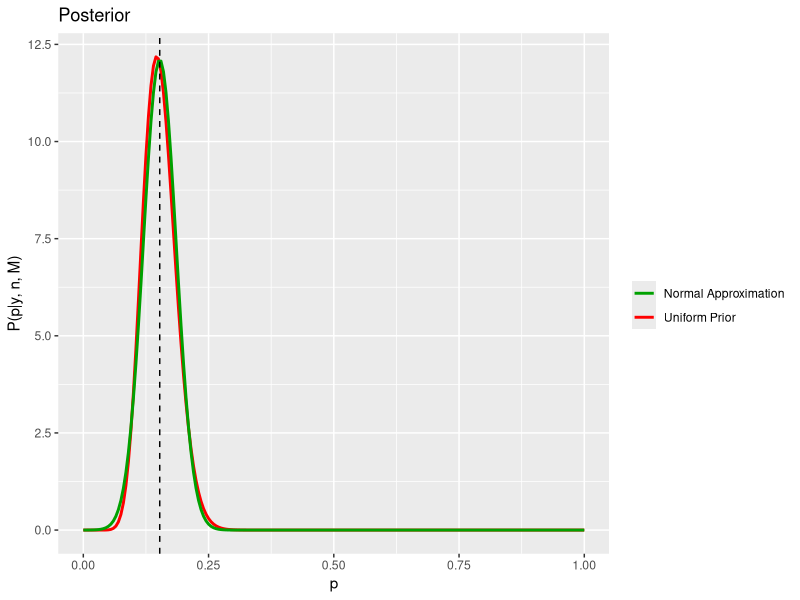
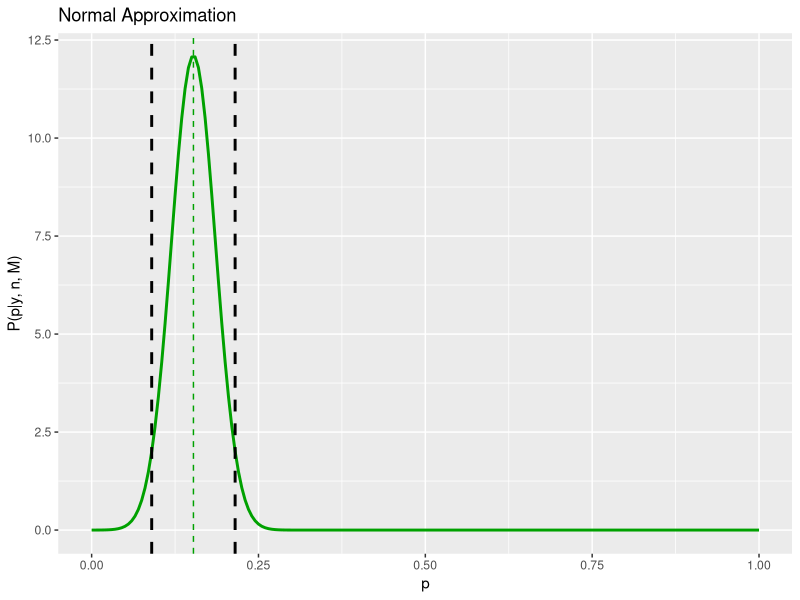
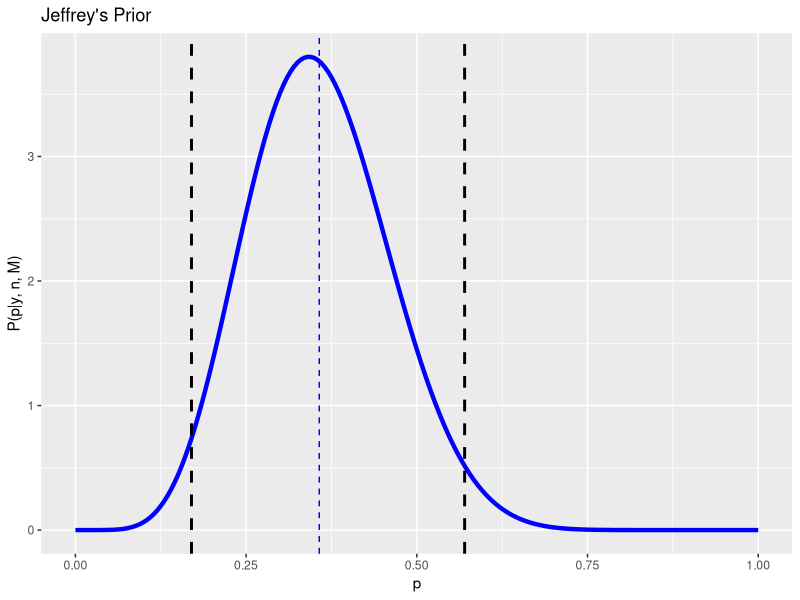
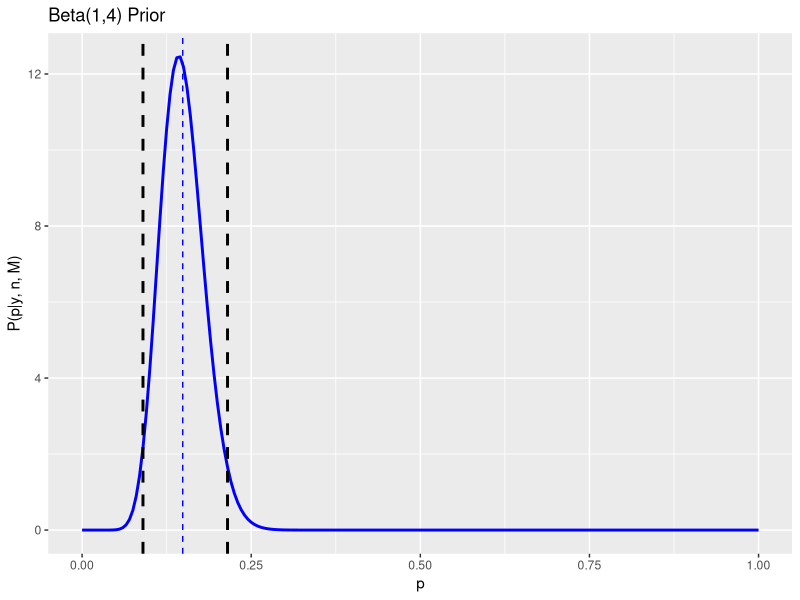
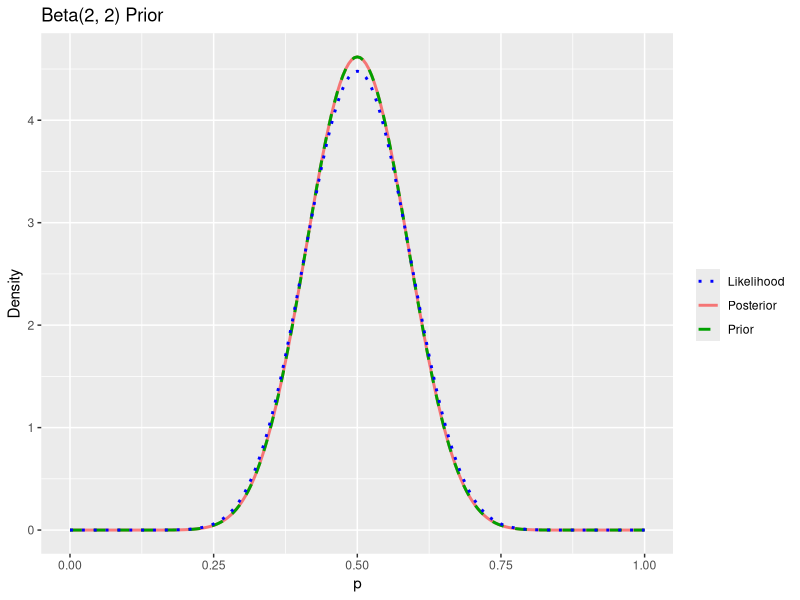
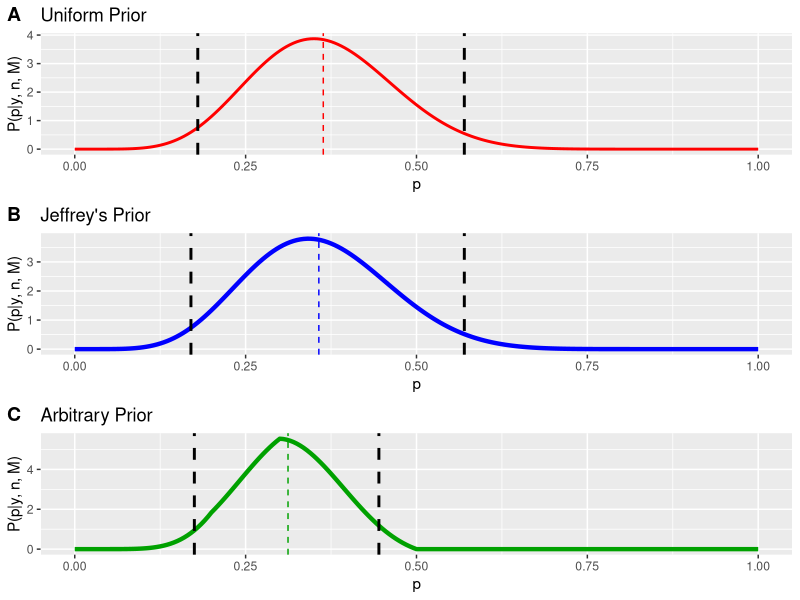
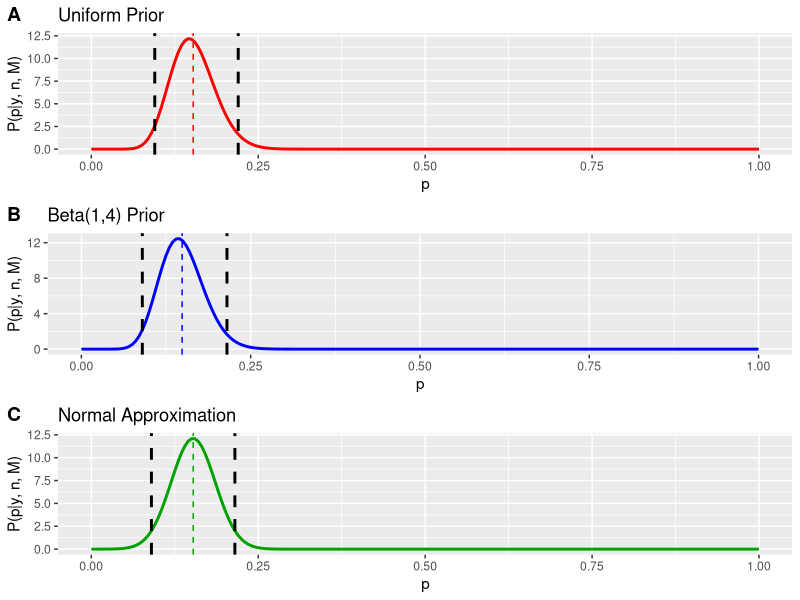
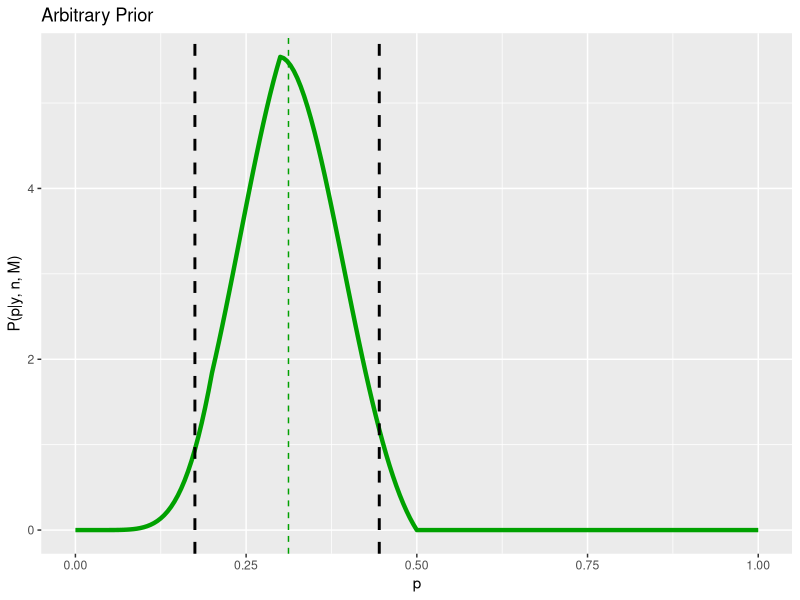

Here is the R script that generated these plots, in order:
# Enrico Lupi, 2090596, 7 May 2023

# LABORATORY 2

library(tidyverse)
library(ggpubr)
library(gridExtra)
library(grid)

# Auxiliary variables to save plots
save_images <- FALSE
save_pdf <- FALSE

# Probability values
p <- seq(0, 1, length.out = 201)
n_p <- length(p)
delta_p <- p[2] - p[1]


# EXERCISE 1

# study the binomial inference for a study that reports y = 7
# successes in n = 20 independent trial

y <- 7
n <- 20

# Using a uniform distribution, the posterior pdf is simply
# proportional to the Likelihood, a Binomial distribution with
# n = 20 and y successes
post_unif <-  dbinom(x = y, size = n, prob = p)
# We still have to normalise it as it was normalised in y and not in p
post_unif <- post_unif / (delta_p * sum(post_unif))


# The Jeffrey's prior for Bernoulli trials is the arcsin distribution,
# that is a Beta distribution with
alpha_prior <- 0.5
beta_prior <- 0.5
# Using a Beta prior, the posterior is a Beta distribution with
alpha <- alpha_prior + y
beta <- beta_prior + n - y

post_beta <- dbeta(x = p, shape1 = alpha, shape2 = beta)
post_beta <- post_beta / (delta_p * sum(post_beta))


# Using an arbitrary step function as a prior
prior_g <- function(p) {
    ifelse(p <= 0.2, p,
        ifelse(0.2 < p && p <= 0.3, 0.2,
            ifelse(0.3 < p && p <= 0.5, 0.5 - p, 0)))
}

# To obtain the posterior we need to multiply the prior by the likelihood
# (a Bernoulli distribution) and then normalise

post_g <- rep(0, length(p))
for (i in seq(1, length(post_g))){
    post_g[i] <- dbinom(x = y, size = n, prob = p[i]) * prior_g(p[i])
}
post_g <- post_g / (delta_p * sum(post_g))


# PART 1 : plot the posterior distribution and summarize the results
#          computing the first two moments

# We will compute the mean and variance numerically using their definitions

mean_unif <- delta_p * sum(p * post_unif)
var_unif  <- delta_p * sum((p - mean_unif)^2 * post_unif)

mean_beta <- delta_p * sum(p * post_beta)
var_beta  <- delta_p * sum((p - mean_beta)^2 * post_beta)

mean_g <- delta_p * sum(p * post_g)
var_g  <- delta_p * sum((p - mean_g)^2 * post_g)

# Plot the results

g_posterior <- ggplot() +
               geom_line(aes(x = p, y = post_unif, color = "Uniform Prior"),
                         linewidth = 1, linetype = 1) +
               geom_line(aes(x = p, y = post_beta, color = "Jeffrey's Prior"),
                         linewidth = 1, linetype = 1) +
               geom_line(aes(x = p, y = post_g,    color = "Arbitrary Prior g"),
                         linewidth = 1, linetype = 1) +
               geom_vline(xintercept = mean_unif,
                          linetype = 2, color = "red") +
               geom_vline(xintercept = mean_beta,
                          linetype = 2, color = "blue") +
               geom_vline(xintercept = mean_g,
                          linetype = 2, color = "#00a100") +
               scale_color_manual(values = c("#00a100",
                                             "blue",
                                             "red")) +
               labs(x = "p", y = "P(p|y, n, M)",
                    title = "Posterior", color = "")

if (save_images) {
    ggsave("Ex3-1_posteriors.png", g_posterior)
}


# PART 2 : compute a 95% credibility interval and give
#          the results in a summary table

# We will compute a symmetrical credibility interval with equal probability
# in the two tails, thus centered around the median

cred_interval <- function(val, p, post, dp = delta_p) {
    limits <- c(0, 0)
    # compute the integral in each tail
    v <- (1 - val) / 2
    sum <- 0
    for (i in seq(1, length(p))) {
        sum <- sum + dp * post[i]
        # take the first value when the integral surpasses the
        # desired value
        if (sum >= v) {
            limits[1] <- p[i]
            break
        }
    }
    sum <- 0
    # do the same but for the right tail
    for (i in seq(length(p), 1, -1)) {
        sum <- sum + dp * post[i]
        if (sum >= v) {
            limits[2] <- p[i]
            break
        }
    }
    return(limits)
}

lim_unif <- cred_interval(0.95, p, post_unif)
lim_beta <- cred_interval(0.95, p, post_beta)
lim_g    <- cred_interval(0.95, p, post_g)

val_unif <- c(mean_unif, var_unif, lim_unif) |> round(digits = 3)
val_beta <- c(mean_beta, var_beta, lim_beta) |> round(digits = 3)
val_g    <- c(mean_g,    var_g,    lim_g)    |> round(digits = 3)

df <- data.frame(val_unif, val_beta, val_g)
rownames(df) <- c("Mean", "Var", "95% C.I. Left", "95% C.I. Right")
colnames(df) <- c("Uniform P.", "Jeffrey's P.", "Arbitrary P. g")


# PART 3 : draw the limits on the plot of the posterior distribution

g_unif <- ggplot() +
          geom_line(aes(x = p, y = post_unif), color = "red",
                    linewidth = 1, linetype = 1) +
          geom_vline(xintercept = mean_unif,
                     linetype = "dashed", color = "red") +
          geom_vline(xintercept = lim_unif[1], linewidth = 1,
                     linetype = "dashed", color = "black") +
          geom_vline(xintercept = lim_unif[2], linewidth = 1,
                     linetype = "dashed", color = "black") +
          labs(x = "p", y = "P(p|y, n, M)",
                    title = "Uniform Prior", color = "")

g_beta <- ggplot() +
          geom_line(aes(x = p, y = post_beta), color = "blue",
                    linewidth = 1.5, linetype = 1) +
          geom_vline(xintercept = mean_beta,
                     linetype = "dashed", color = "blue") +
          geom_vline(xintercept = lim_beta[1], linewidth = 1,
                     linetype = "dashed", color = "black") +
          geom_vline(xintercept = lim_beta[2], linewidth = 1,
                     linetype = "dashed", color = "black") +
          labs(x = "p", y = "P(p|y, n, M)",
                    title = "Jeffrey's Prior", color = "")

g_g    <- ggplot() +
          geom_line(aes(x = p, y = post_g),    color = "#00a100",
                    linewidth = 1.5, linetype = 1) +
          geom_vline(xintercept = mean_g,
                     linetype = "dashed", color = "#00a100") +
          geom_vline(xintercept = lim_g[1], linewidth = 1,
                     linetype = "dashed", color = "black") +
          geom_vline(xintercept = lim_g[2], linewidth = 1,
                     linetype = "dashed", color = "black") +
          labs(x = "p", y = "P(p|y, n, M)",
                    title = "Arbitrary Prior", color = "")

g_cred <- ggarrange(g_unif, g_beta, g_g,
                    labels = c("A", "B", "C"),
                    ncol = 1, nrow = 3)

if (save_images) {
    ggsave("Ex3-1_CIplot.png", width = 6300, units = "px")
}


# ---------------------------------------------------------------------- #


# EXERCISE 2


# This is once again a case of inference for Binomial distribution with n trials
# and y successes (when the sample contains Giard cystis)
n2 <- 116
y2 <- 17

# We can use again the results of the previous exercise
# Using a uniform distribution, the posterior pdf is simply
# proportional to the Likelihood, a Binomial distribution with
# n = 116 and y = 17 successes
post2_unif <- dbinom(x = y2, size = n2, prob = p)
post2_unif <- post2_unif / (delta_p * sum(post2_unif))


# Using a Beta prior with
alpha2_prior <- 1
beta2_prior <- 4
# the posterior is a Beta distribution with
alpha2 <- alpha2_prior + y2
beta2 <- beta2_prior + n2 - y2

post2_beta <- dbeta(x = p, shape1 = alpha2, shape2 = beta2)
post2_beta <- post2_beta / (delta_p * sum(post2_beta))


# PART 1 : plot the posterior distribution and summarize the results
#          computing the first two moments

mean2_unif <- delta_p * sum(p * post2_unif)
var2_unif  <- delta_p * sum((p - mean2_unif)^2 * post2_unif)

mean2_beta <- delta_p * sum(p * post2_beta)
var2_beta  <- delta_p * sum((p - mean2_beta)^2 * post2_beta)

# The resulting plot is
g_posterior2 <- ggplot() +
                geom_line(aes(x = p, y = post2_unif, color = "Uniform Prior"),
                          linewidth = 1, linetype = 1) +
                geom_line(aes(x = p, y = post2_beta,
                              color = "Beta(1, 4) Prior"),
                          linewidth = 1, linetype = 1) +
                geom_vline(xintercept = mean2_unif,
                           linetype = "dashed", color = "red") +
                geom_vline(xintercept = mean2_beta,
                           linetype = "dashed", color = "blue") +
                scale_color_manual(values = c("blue",
                                              "red")) +
                labs(x = "p", y = "P(p|y, n, M)",
                     title = "Posterior", color = "")

if (save_images) {
    ggsave("Ex3-2_posterior.png", width = 4200, units = "px")
}


# PART 2 : find a normal approximation for the posterior g(p|y)

# We can use as a normal approximation for the posterior the gaussian curve
# that has the same mean and variation of the posterior. Since they are very
# similar, we can use the posterior obtained either with a uniform prior or
# with a Beta(1,4) prior without any effective difference

post2_approx <- dnorm(p, mean = mean2_unif, sd = sqrt(var2_unif))

g_approx <- ggplot() +
            geom_line(aes(x = p, y = post2_unif, color = "Uniform Prior"),
                      linewidth = 1, linetype = 1) +
            geom_line(aes(x = p, y = post2_approx,
                          color = "Normal Approximation"),
                      linewidth = 1, linetype = 1) +
            geom_vline(xintercept = mean2_unif,
                       linetype = "dashed", color = "black") +
            scale_color_manual(values = c("#00a100",
                                          "red")) +
            labs(x = "p", y = "P(p|y, n, M)",
                 title = "Posterior", color = "")

if (save_images) {
    ggsave("Ex3-2_normalApprox.png")
}


# PART 3 : compute a 95% credibility interval and give
#          the results in a summary table

lim2_unif   <- cred_interval(0.95, p, post2_unif)
lim2_beta   <- cred_interval(0.95, p, post2_beta)
lim2_approx <- cred_interval(0.95, p, post2_approx)

val2_unif   <- c(mean2_unif, var2_unif,   lim2_unif) |> round(digits = 3)
val2_beta   <- c(mean2_beta, var2_beta,   lim2_beta) |> round(digits = 3)
val2_approx <- c(mean2_unif, var2_unif, lim2_approx) |> round(digits = 3)

df2 <- data.frame(val2_unif, val2_beta, val2_approx)
rownames(df2) <- c("Mean", "Var", "95% C.I. Left", "95% C.I. Right")
colnames(df2) <- c("Uniform P.", "Beta(1,4) P.", "Normal Approximation")


# PART 4 : draw the limits on the plot of the posterior distribution

g_unif2 <- ggplot() +
           geom_line(aes(x = p, y = post2_unif), color = "red",
                     linewidth = 1, linetype = 1) +
           geom_vline(xintercept = mean2_unif,
                      linetype = "dashed", color = "red") +
           geom_vline(xintercept = lim2_unif[1], linewidth = 1,
                      linetype = "dashed", color = "black") +
           geom_vline(xintercept = lim2_unif[2], linewidth = 1,
                      linetype = "dashed", color = "black") +
           labs(x = "p", y = "P(p|y, n, M)",
                title = "Uniform Prior", color = "")

g_beta2 <- ggplot() +
           geom_line(aes(x = p, y = post2_beta), color = "blue",
                     linewidth = 1, linetype = 1) +
           geom_vline(xintercept = mean2_beta,
                      linetype = "dashed", color = "blue") +
           geom_vline(xintercept = lim2_beta[1], linewidth = 1,
                      linetype = "dashed", color = "black") +
           geom_vline(xintercept = lim2_beta[2], linewidth = 1,
                      linetype = "dashed", color = "black") +
           labs(x = "p", y = "P(p|y, n, M)",
                title = "Beta(1,4) Prior", color = "")

g_approx2 <- ggplot() +
             geom_line(aes(x = p, y = post2_approx), color = "#00a100",
                      linewidth = 1, linetype = 1) +
             geom_vline(xintercept = mean2_unif,
                        linetype = "dashed", color = "#00a100") +
             geom_vline(xintercept = lim2_approx[1], linewidth = 1,
                        linetype = "dashed", color = "black") +
             geom_vline(xintercept = lim2_approx[2], linewidth = 1,
                        linetype = "dashed", color = "black") +
             labs(x = "p", y = "P(p|y, n, M)",
                  title = "Normal Approximation", color = "")

g_cred2 <- ggarrange(g_unif2, g_beta2, g_approx2,
                     labels = c("A", "B", "C"),
                     ncol = 1, nrow = 3)

if (save_images) {
    ggsave("Ex3-2_CIplot.png", width = 6300, units = "px")
}


# ---------------------------------------------------------------------- #


# EXERCISE 3

# Once again, we are dealing with a Binomial distribution with n trials
# and y successes (Head outcome in the coin toss)
n3 <- 30
y3 <- 15


# PART 1 : assuming a flat prior, and a beta prior, plot the likelihood
#          prior and posterior distributions for the data set

# The likelihood is a Binomial distribution with the number of successes
# as the variable and their probability as a fixed parameter.
# We can also compute what is the likelihood of obtaining y3 successes
# as a function of the probability p. As it is not a distribution in p
# we need to normalise it

like <- dbinom(x = y3, size = n3, prob = p)
like <- like / (delta_p * sum(like))

# We will use a uniform U(0,1) prior
prior_unif <- dunif(x = p, min = 0, max = 1)
# and a Beta prior with
alpha3_prior <- 2
beta3_prior <- 2
# as we assume that a fair coin is more probable
prior_beta <- dbeta(x = p, shape1 = alpha3_prior, shape2 = beta3_prior)

# The posterior distrbution are, respectively, proportional to the likelihood
post3_unif <- like
# and a Beta distribuion with
alpha3 <- alpha3_prior + y3
beta3 <- beta3_prior + n3 - y3
post3_beta <- dbeta(x = p, shape1 = alpha3, shape2 = beta3)
post3_beta <- post3_beta / (delta_p * sum(post3_beta))

# plotting the results we have
g_unif3 <-  ggplot() +
            geom_line(aes(x = p, y = post3_unif, color = "Posterior"),
                      linewidth = 1, linetype = 1, alpha = 0.5) +
            geom_line(aes(x = p, y = prior_unif, color = "Prior"),
                      linewidth = 1, linetype = 2) +
            geom_line(aes(x = p, y = like, color = "Likelihood"),
                      linewidth = 1, linetype = 3) +
            scale_color_manual(values = c("blue",
                                          "red",
                                          "#00a100")) +
            labs(x = "p", y = "Density",
                 title = "Uniform Prior", color = "")

g_beta3 <-  ggplot() +
            geom_line(aes(x = p, y = post3_beta, color = "Posterior"),
                      linewidth = 1, linetype = 1, alpha = 0.5) +
            geom_line(aes(x = p, y = prior_beta, color = "Prior"),
                      linewidth = 1, linetype = 2) +
            geom_line(aes(x = p, y = like, color = "Likelihood"),
                      linewidth = 1, linetype = 3) +
            scale_color_manual(values = c("blue",
                                          "red",
                                          "#00a100")) +
            labs(x = "p", y = "Density",
                 title = "Beta(2, 2) Prior", color = "")

g_post3 <- ggarrange(g_unif3, g_beta3,
                    labels = c("A", "B"),
                    ncol = 1, nrow = 2,
                    common.legend = TRUE)

if (save_images) {
    ggsave("Ex3-3_posterior.png", width = 4200, units = "px")
}


# PART 2 : evaluate the most probable value for the coin probability p
#          and, integrating the posterior probability distribution,
#          give an estimate for a 95% credibility interval.

# The most probable outcome for the probability p is
mode3_unif <- p[which.max(post3_unif)]
mode3_beta <- p[which.max(post3_beta)]
# both return the same value, 0.5

# The 95% credibility interval limits are
lim3_unif   <- cred_interval(0.95, p, post3_unif)
lim3_beta   <- cred_interval(0.95, p, post3_beta)


val3_unif   <- c(mode3_unif, lim3_unif) |> round(digits = 3)
val3_beta   <- c(mode3_beta, lim3_beta) |> round(digits = 3)

df3 <- data.frame(val3_unif, val3_beta)
rownames(df3) <- c("Mode", "95% C.I. Left", "95% C.I. Right")
colnames(df3) <- c("Uniform P.", "Beta(2,2) P.")


# PART 3 : Repeat the same analysis assuming a sequential analysis of the
#          data. Show how the most probable value and the credibility
#          interval change as a function of the number of coin tosses

# get number of successes after every trial
ns <- seq(1, n3)
ys <- rep(0, n3)
res <- strsplit("TTTTTHTTHHTTHHHTHTHTHHTHTHTHHH", "")[[1]]
for (i in seq(1, length(res))) {
  if (res[i] == "H") {
    ys[i] <- 1
    }
}

modes_unif   <- rep(0, n3)
lims_unif_sx <- rep(0, n3)
lims_unif_dx <- rep(0, n3)
modes_beta   <- rep(0, n3)
lims_beta_sx <- rep(0, n3)
lims_beta_dx <- rep(0, n3)

for (i in ns) {
    # compute likelihood of the i-th extraction
    likelihood <- dbinom(x = ys[i], size = 1, prob = p)

    # compute posteriors
    posts_unif <- likelihood * prior_unif
    posts_unif <- posts_unif / (delta_p * sum(posts_unif))

    posts_beta <- likelihood * prior_beta
    posts_beta <- posts_beta / (delta_p * sum(posts_beta))

    modes_unif[i] <- p[which.max(posts_unif)]
    modes_beta[i] <- p[which.max(posts_beta)]
    lims_unif <- cred_interval(0.95, p, posts_unif)
    lims_unif_sx[i] <- lims_unif[1]
    lims_unif_dx[i] <- lims_unif[2]
    lims_beta <- cred_interval(0.95, p, posts_beta)
    lims_beta_sx[i] <- lims_unif[1]
    lims_beta_dx[i] <- lims_unif[2]

    # update prior for the next loop using current posterior
    prior_unif <- posts_unif
    prior_beta <- posts_beta
}

g_iteru <- ggplot() +
           geom_errorbar(aes(x = ns, y = modes_unif,
                             ymin = lims_unif_sx, ymax = lims_unif_dx,
                             color = "Sequential C.I."),
                         width = 1, ) +
           geom_line(aes(x = ns, y = modes_unif),
                     linewidth = 0.5, linetype = 2) +
           geom_point(aes(x = ns, y = modes_unif,
                          color = "Sequential Mode"), size = 2) +
           geom_hline(aes(color = "One-step Mode",
                          yintercept = mode3_unif)) +
           geom_hline(aes(yintercept = lim3_unif[1],
                          color = "One-step C.I."),
                      linetype = "dashed") +
           geom_hline(yintercept = lim3_unif[2],
                      linetype = "dashed", color = "#ff5664") +
           scale_color_manual(values = c("#ff5664",
                                         "red",
                                         "#767676",
                                         "black")) +
           labs(x = "n", y = "",
                title = "Uniform Prior", color = "")

g_iterb <- ggplot() +
           geom_errorbar(aes(x = ns, y = modes_beta,
                             ymin = lims_beta_sx, ymax = lims_beta_dx,
                             color = "Sequential C.I."),
                         width = 1, ) +
           geom_line(aes(x = ns, y = modes_beta),
                     linewidth = 0.5, linetype = 2) +
           geom_point(aes(x = ns, y = modes_beta,
                          color = "Sequential Mode"), size = 2) +
           geom_hline(aes(color = "One-step Mode",
                          yintercept = mode3_beta)) +
           geom_hline(aes(yintercept = lim3_beta[1],
                          color = "One-step C.I."),
                      linetype = "dashed") +
           geom_hline(yintercept = lim3_beta[2],
                      linetype = "dashed", color = "#46b6dc") +
           scale_color_manual(values = c("#46b6dc",
                                         "blue",
                                         "#767676",
                                         "black")) +
           labs(x = "n", y = "",
                title = "Beta(2,2) Prior", color = "")

g_iter <- ggarrange(g_iteru, g_iterb,
                    labels = c("A", "B"),
                    ncol = 1, nrow = 2,
                    common.legend = FALSE)

if (save_images) {
    ggsave("Ex3-3_iter.png", width = 4200, units = "px")
}


# PART 4 : Do you get a different results, by analyzing the data sequentially
#          with respect to a one-step analysis?

# We get the same result, which is expected as we are doing the same operation
# from an analytical point of view. The binomial distribution is, save for
# normalisation factors, the product of the single Bernoulli probabilities,
# so we get the same result by multiplying the prior for the binomial in the
# one-step analysis or by multiplying the prior for the single Bernoulli
# probability at each step in the sequential analysis. The advantage of the
# sequential analysis is that, if we have a particular goal, we can check if we
# have reached it at every step and stop if so, saving resources.



# ---------------------------------------------------------------------- #


# EXERCISE 4

# set the constants of the experiment: we will use 6 boxes
# and perform a total of 30 extractions
n_trial <- 30
trial <- seq(0, n_trial)
n_boxes  <- 6
n_stones <- n_boxes - 1

# select randomly one box
set.seed(4848)
w <- sample(0:n_stones, 1)
# and sample one stone with replacement at each trial
e <- c(NA, rbinom(n_trial, 1, w / n_stones))
res <- "Extractions:"
for (i in seq(1, n_trial)) {
    if (e[i + 1] == 1) {
        res <- paste(res, "W")
    } else {
        res <- paste(res, "B")
    }
}
cat(res)

# Let us create a dataframe where to keep the trial number, the result of the
# extraction (0 for B and 1 for W) and the probability of having chosen
# the w-th box after each trial
H <- data.frame(trial, e)
cnames <- c("Trial", "E")
for (i in seq(1, n_boxes)){
    h <- rep(1 / n_boxes, n_trial + 1)
    H <- cbind(H, h)
    cnames <- c(cnames, paste("H", toString(i - 1), sep = ""))
}
colnames(H) <- cnames

# loop over the trials
for (i in seq(1, n_trial)) {
    sum <- 0
    # loop over the boxes
    for (j in seq(1:n_boxes)) {
        # compute the probability of getting the i-th result
        # for the j-th box
        p_e <- (j - 1) / n_stones
        if (e[i + 1] == 0) {
            p_e <- 1 - p_e
        }
        # update the probability of having selected the j-th box
        H[i + 1, j + 2] <- p_e * H[i, j + 2]
        # update normalisation factor
        sum <- sum + H[i + 1, j + 2]
    }
    # normlise probabilities
    H[i + 1, 3:(3 + n_stones)] <- H[i + 1, 3:(3 + n_stones)] / sum

    cat(c("After trial ", i, ":\n"))
    print(H[i + 1, 2:(3 + n_stones)])
    cat("\n")
}

# plot results
g0 <- ggplot(data = H) +
      geom_line(aes(x = Trial, y = H[, 3]),
                linewidth = 0.5, linetype = 2) +
      geom_point(aes(x = Trial, y = H[, 3]), size = 2) +
      labs(x = "# trial", y = "P(H)", title = colnames(H)[3])
g1 <- ggplot(data = H) +
      geom_line(aes(x = Trial, y = H[, 4]),
                linewidth = 0.5, linetype = 2) +
      geom_point(aes(x = Trial, y = H[, 4]), size = 2) +
      labs(x = "# trial", y = "P(H)", title = colnames(H)[4])
g2 <- ggplot(data = H) +
      geom_line(aes(x = Trial, y = H[, 5]),
                linewidth = 0.5, linetype = 2) +
      geom_point(aes(x = Trial, y = H[, 5]), size = 2) +
      labs(x = "# trial", y = "P(H)", title = colnames(H)[5])
g3 <- ggplot(data = H) +
      geom_line(aes(x = Trial, y = H[, 6]),
                linewidth = 0.5, linetype = 2) +
      geom_point(aes(x = Trial, y = H[, 6]), size = 2) +
      labs(x = "# trial", y = "P(H)", title = colnames(H)[6])
g4 <- ggplot(data = H) +
      geom_line(aes(x = Trial, y = H[, 7]),
                linewidth = 0.5, linetype = 2) +
      geom_point(aes(x = Trial, y = H[, 7]), size = 2) +
      labs(x = "# trial", y = "P(H)", title = colnames(H)[7])
g5 <- ggplot(data = H) +
      geom_line(aes(x = Trial, y = H[, 8]),
                linewidth = 0.5, linetype = 2) +
      geom_point(aes(x = Trial, y = H[, 8]), size = 2) +
      labs(x = "# trial", y = "P(H)", title = colnames(H)[8])

g_H <- ggarrange(g0, g1, g2, g3, g4, g5,
                 labels = "AUTO",
                 ncol = 3, nrow = 2)

if (save_images) {
    ggsave("Ex3-4_box.png", width = 6300, height = 6300, units = "px")
}



# Save output to pdf file
if (save_pdf) {
    pdf("Lupi_Enrico_rlab03_Outputs.pdf")
    print(g_posterior)
    grid.newpage()
    grid.table(df)
    print(g_cred)
    print(g_posterior2)
    print(g_approx)
    grid.newpage()
    grid.table(df2)
    print(g_cred2)
    print(g_post3)
    grid.newpage()
    grid.table(df3)
    print(g_iter)
    print(g_H)
    dev.off()
}